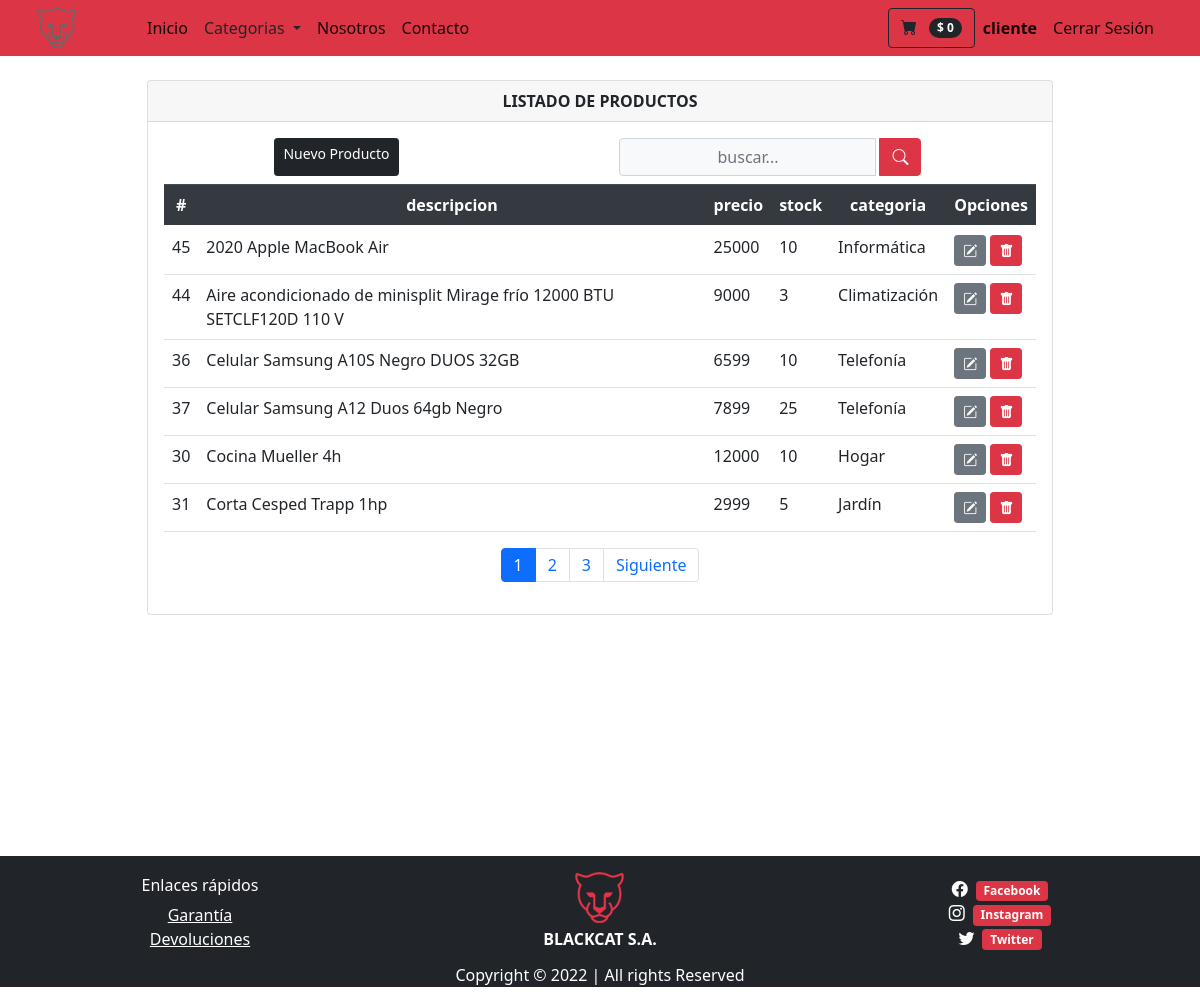
/listarproductos/ (signed in), run on the app's committed database.
### tienda/models.py (models this page shows, shortened)
class Productos(models.Model):
    nombre = models.CharField(max_length=100)
    imagen = models.ImageField(upload_to='imgproductos/%Y/%m/%d', blank=True)
    descripcion = models.CharField(max_length=500)
    precio = models.IntegerField()
    stock = models.IntegerField(null=True, default=0)
    categoria = models.ForeignKey(Categorias, on_delete=models.PROTECT)
    oferta = models.BooleanField(default=False)
    class Meta:
        db_table = 'productos'
        verbose_name = 'Producto'
        verbose_name_plural = 'Productos'
        ordering = ['id']

class Categorias(models.Model):
    nombre = models.CharField(max_length=100)
    def __str__(self):
        return self.nombre
    class Meta:
        db_table = "categorias"
        verbose_name = 'Categoria'
        verbose_name_plural = 'Categorias'
        ordering = ['id']

### tienda/views.py (the view)
# urls.py: path('listarproductos/', views.listarProductos, name='listarproductos'),
@login_required(login_url='/login')
def listarProductos(request):
    busqueda = request.POST.get("buscador")
    lista_productos = Productos.objects.order_by('nombre')
    page = request.GET.get('page', 1)
    if busqueda:
        lista_productos = Productos.objects.filter(
            Q(nombre__icontains = busqueda) |
            Q(descripcion__icontains = busqueda)
        ).distinct()
    try:
        paginator = Paginator(lista_productos, 6)
        lista_productos = paginator.page(page)
    except:
        raise Http404
    data = {'entity': lista_productos,
            'title': 'LISTADO DE PRODUCTOS',
            'paginator': paginator
            }
    return render(request, 'producto/listar.html', data)

### tienda/context_processors.py (called while the page is built)
def extras(request):
	lista_categorias = Categorias.objects.all().order_by('nombre')
	return {'categorias':lista_categorias}

def importe_total_carro(request):
	total=0
	if request.user.is_authenticated:
		if "carro" in request.session:
			for key, value in request.session["carro"].items():
				total= total + int(value["precio"])
	return {"importe_total_carro":total}

### templates/producto/listar.html (shortened to what this page needs)
{% extends 'layouts/tienda.html' %} {% block content %}
<div class="min-vh-100 d-flex flex-colum py-4">
    <div class="container">
        <div class="row justify-content-center">
            <div class="col-lg-10 col-md-6 col-sm-4 animate__animated animate__backInRight animate__delay-0.4s">
                <div class="card">
                    <div class="card-header text-center font-weight-bold">
                        {{ title }}
                    </div>
                    <div class="card-body table-responsive align-items-center">
                        <div class="d-flex mb-2">
                            <a href="/addproducto" class="d-flex inline-block mx-auto btn btn-dark btn-sm" type="submit">
                                Nuevo Producto
                            </a>
                            <form class="d-flex mx-auto d-sm-inlne-block form-inline" method="POST" action="">
                                <div class="input-group">
                                    <input type="text" class="form-control bg-light border-1 small text-center" name="buscador" placeholder="buscar..." value="{{ request.POST.buscador }}">
                                    <div class="input-group-append">
                                        <button class="btn btn-danger mx-1" type="submit">
                                                <i class="bi bi-search bi-sm"></i>
                                            </button>
                                    </div>
                                </div>
                            </form>
                        </div>
                        <table class="table table-condensed">
                            <thead class="thead-dark text-center ">
                                <tr>
                                    <th scope="col">#</th>
                                    <th scope="col">descripcion</th>
                                    <th scope="col">precio</th>
                                    <th scope="col">stock</th>
                                    <th scope="col">categoria</th>
                                    <th colspan="2">Opciones</th>
                                </tr>
                            </thead>
                            <tbody>
                                {% load bootstrap_icons %} {% if entity %} {% for producto in entity %}
                                <tr>
                                    <td>{{ producto.id }}</td>
                                    <td>{{ producto.nombre }}</td>
                                    <td>{{ producto.precio }}</td>
                                    <td>{{ producto.stock }}</td>
                                    <td>{{ producto.categoria }}</td>
                                    <td colspan="2">
                                        <a class="btn btn-secondary btn-sm" href="{% url 'tienda:editproducto' producto.id %}" type="button"><i class="bi bi-pencil-square"></i></a>
                                        <a class="btn btn-danger btn-sm" href="{% url 'tienda:deleteProducto' producto.id %}" type="button"><i class="bi bi-trash-fill"></i></a>
                                    </td>
                                </tr>
                                {% endfor %} {% else %}
                                <div class="text-center text-warning">
                                    <h3> No se encontraron Productos!!</h3>
                                </div>
                                {% endif %}
                            </tbody>
                        </table>
                        <div>
                            {% include 'paginator.html' %}
                        </div>
                    </div>
                </div>
            </div>
        </div>
    </div>
</div>
{% endblock %}

### templates/layouts/tienda.html (shortened to what this page needs)
{% load static %}
<!DOCTYPE html>
<html lang="es">
<head>
    <link href="https://cdn.jsdelivr.net/npm/bootstrap-icons@1.5.0/font/bootstrap-icons.css" rel="stylesheet" />
    <link rel="stylesheet" href="https://cdn.jsdelivr.net/npm/bootstrap@4.5.3/dist/css/bootstrap.min.css">
    <link rel="stylesheet" href="https://cdnjs.cloudflare.com/ajax/libs/animate.css/4.1.1/animate.min.css" />
    <link href="{% static 'css/styles.css' %}" rel="stylesheet" />
</head>
<body>
    <nav class="navbar navbar-expand-lg navbar-light bg-danger sticky-top">
        <div class="container px-2 px-lg-2">
            <a class="navbar-logo" href="/">
                <img class="img-fluid" src="{% static 'assets/logo2.png' %}" width="50%" heigth="50%" alt="logo">
            </a>
            <div class="collapse navbar-collapse" id="navbarSupportedContent">
                <ul class="navbar-nav me-auto mb-2 mb-lg-0 ms-lg-4">
                    <li class="nav-item">
                        <a class="nav-link active" aria-current="page" href="/"></span>
                            Inicio
                        </a>
                    </li>
                    <div class="dropdown show">
                        <a class="nav-link dropdown-toggle text-dark" href="#" role="button" id="dropdownMenuLink" data-toggle="dropdown" aria-haspopup="true" aria-expanded="false">
                            Categorias
                        </a>
                    </div>
                    <li class="nav-item">
                        <a class="nav-link active" aria-current="page" href="/nosotros">
                            Nosotros
                        </a>
                    </li>
                    <li class="nav-item">
                        <a class="nav-link active" aria-current="page" href="/contacto">
                            Contacto
                        </a>
                    </li>
                </ul>
                <ul class="navbar-nav d-flex ml-auto mb-2 mb-lg-0 ms-lg-4">
                    {% if user.is_authenticated %}
                    {% load humanize %}
                    <div class="d-flex">
                        <a href="{% url 'tienda:viewcart' %}" class="btn btn-outline-dark">
                            <i class="bi-cart-fill me-1"></i>
                            <span class="badge bg-dark text-white ms-1 rounded-pill">$ {{ importe_total_carro | intcomma }}</span>
                        </a>
                    </div>
                    <li class="nav-item">
                        <a class="nav-link active" aria-current="page" href="#">
                            <b>{{ user.username }}</b>
                        </a>
                    </li>
                    <li class="nav-item">
                        <a class="nav-link active" aria-current="page" href="{% url 'logout' %}">
                                    Cerrar Sesión
                            </a>
                    </li>
                    {% endif %}
                </ul>
            </div>
        </div>
    </nav>
    <section class="container">
        {% block content%} {% endblock %}
    </section>
    <footer class="container-fluid my-0 pt-3 pb-0 bg-dark">
        <div class="row">
            <ul class="col-4 list-unstyled text-center mx-auto my-auto">
                <h6 class="text-white">Enlaces rápidos</h6>
                <li class="list-unstyled text-white">
                    <a href="/garantia" class="stretched-link text-white">Garantía</a></li>
                <li>
                    <a href="/devoluciones" class="stretched-link text-white">Devoluciones</a></li>
            </ul>
            <ul class="col-4 list-unstyled text-center mx-auto my-auto">
                <img class="img-fluid pb-1 " src="{% static 'assets/logo.png' %}" alt="logo">
                <p class="font-weight-bold text-white text-center mb-1">BLACKCAT S.A.</p>
            </ul>
            <ul class="col-4 list-unstyled my-auto mx-auto text-center">
                {% load bootstrap_icons %}
                <li>
                    <a href="#"> <i class="bi bi-facebook text-white mr-2"></i><span class="badge badge-danger">Facebook</span> </a>
                </li>
                <li>
                    <a href="#"> <i class="bi bi-instagram text-white mr-2"></i><span class="badge badge-danger">Instagram</span> </a>
                </li>
                <li>
                    <a href="#"> <i class="bi bi-twitter text-white mr-2"></i><span class="badge badge-danger">Twitter</span> </a>
                </li>
            </ul>
        </div>
        <div class="text-center">
            <p class="pt-2 text-white">Copyright &copy; 2022 | All rights Reserved</p>
        </div>
    </footer>
</body>
</html>

### data on the page
Productos: id "45", nombre "2020 Apple MacBook Air", precio "25000", stock "10", categoria "Informática"
Productos: id "44", nombre "Aire acondicionado de minisplit Mirage frío 12000 BTU SETCLF120D 110 V", precio "9000", stock "3", categoria "Climatización"
Productos: id "36", nombre "Celular Samsung A10S Negro DUOS 32GB", precio "6599", stock "10", categoria "Telefonía"
Productos: id "37", nombre "Celular Samsung A12 Duos 64gb Negro", precio "7899", stock "25", categoria "Telefonía"
Productos: id "30", nombre "Cocina Mueller 4h", precio "12000", stock "10", categoria "Hogar"
Productos: id "31", nombre "Corta Cesped Trapp 1hp", precio "2999", stock "5", categoria "Jardín"

### other printed values
{{ importe_total_carro | intcomma }} "0"
{{ user.username }} "cliente"
{{ title }} "LISTADO DE PRODUCTOS"
{{ page }} "1" "2" "3"
